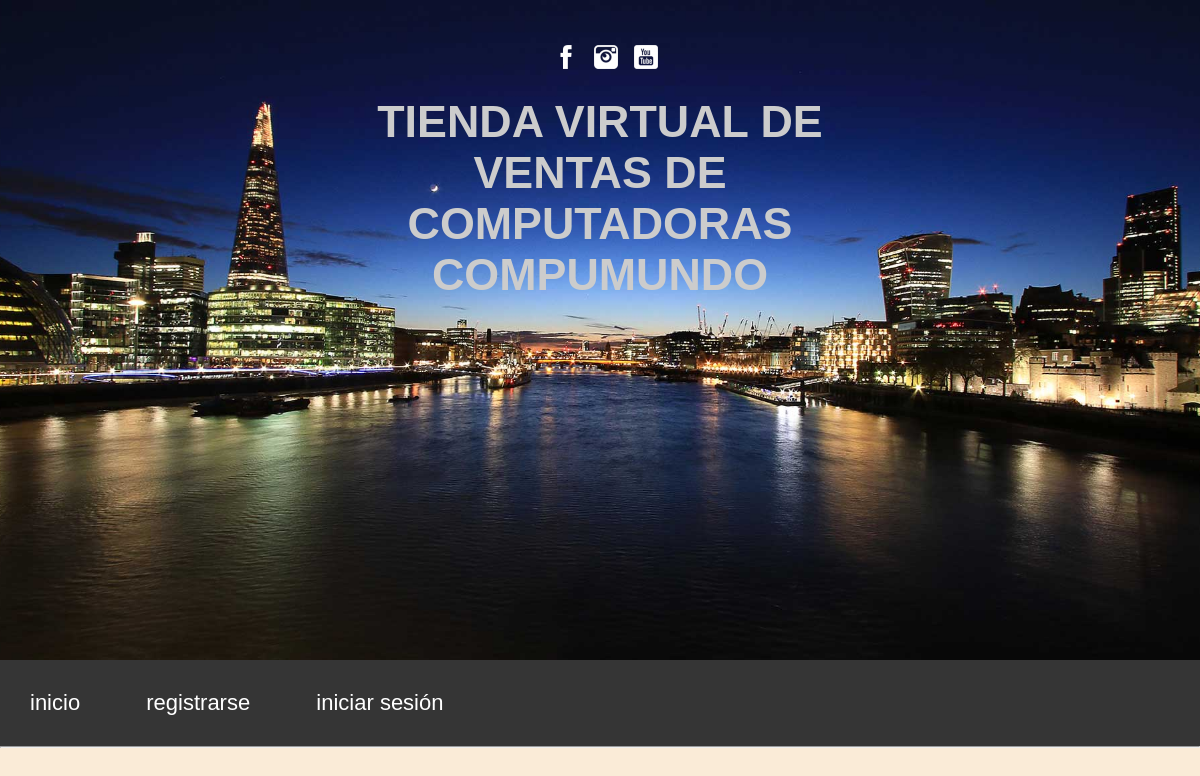
The app's page /index_.php, older data.
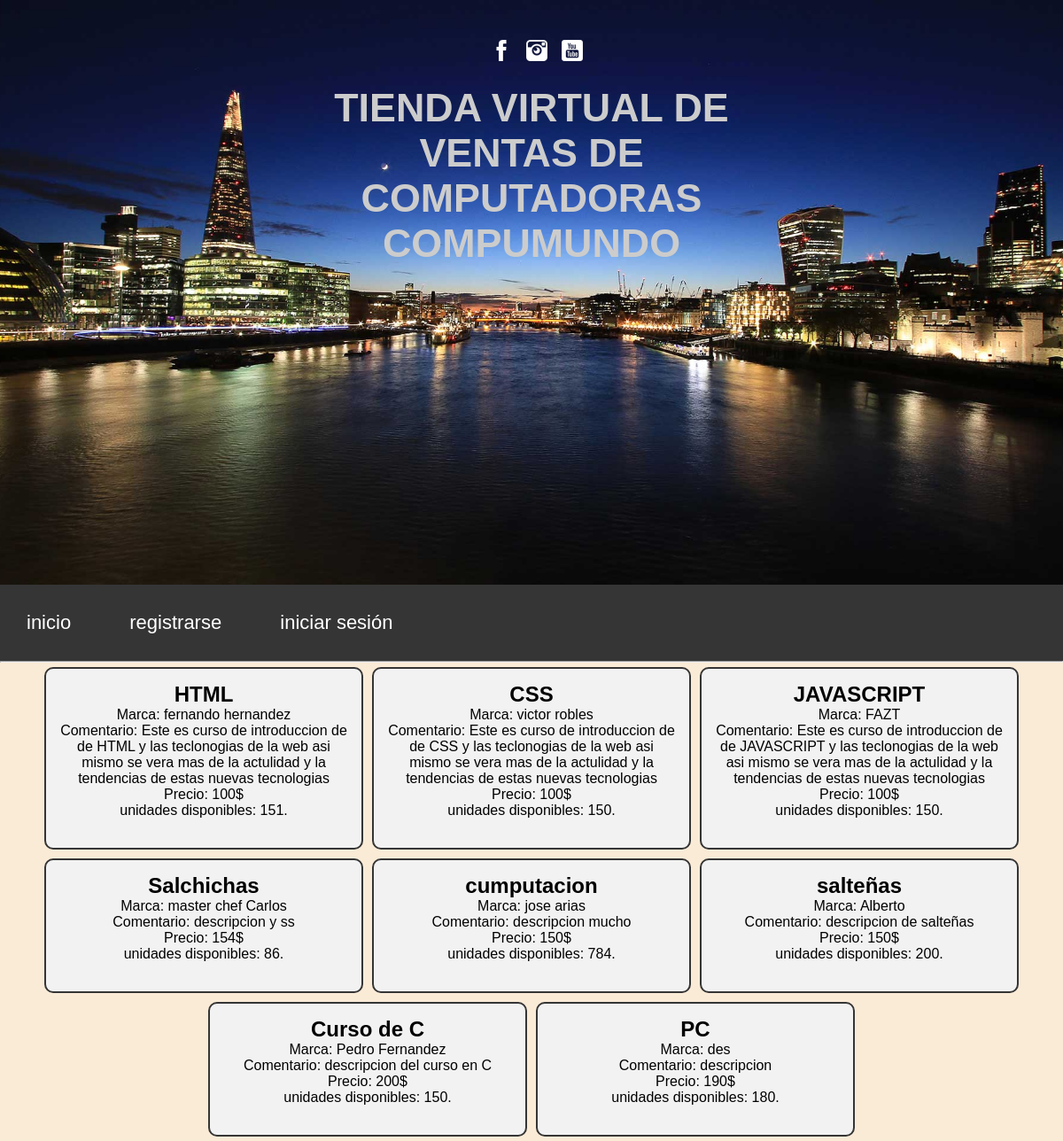
The same page, newer data.
### tables this page shows
CREATE TABLE IF NOT EXISTS `productos` (
  `id_producto` int(11) NOT NULL AUTO_INCREMENT,
  `nombre_producto` varchar(25) NOT NULL,
  `marca` varchar(35) NOT NULL,
  `comentario` mediumtext NOT NULL,
  `precio` int(11) NOT NULL,
  `unidad_dis` int(11) NOT NULL,
  `fecha_dis` date NOT NULL,
  `reservas` int(11) NOT NULL,
  `comprado_p` int(11) NOT NULL,
  PRIMARY KEY (`id_producto`)
);

### index_.php (the view, shortened to what this page needs)
<!DOCTYPE html>
<html lang="es">
<head>
    <link rel="stylesheet" type="text/css" href="style/style.css">
    <link rel="stylesheet" type="text/css" href="style/fontawesome/css/all.min.css.css">
    <link rel="stylesheet" href="style/style.css">
</head>
<body>
    <div class="imagen_de_fondo">
        <ul class="log_ul">
            <li class="logs"><a href=""><img src="img/ico/fb.ico" alt=""></i></a></li>
            <li class="logs"><a href=""><img src="img/ico/ins.ico" alt=""></i></a></li>
            <li class="logs"><a href=""><img src="img/ico/yt.ico" alt=""></i></a></li>
        </ul>
        <section id="letra_imgp">
            <h1 class="let_p">TIENDA VIRTUAL DE VENTAS DE COMPUTADORAS COMPUMUNDO</h1>
        </section>
    </div>
    <div>
        <?php
        require_once ('view/menu_navegacion.php');
        ?>
    </div>
    <hr>
    <div id="contenido">
        <center>
            <?php
                $sql_productos="SELECT id_producto,nombre_producto,marca,comentario,precio,fecha_dis,unidad_dis FROM productos";
                $lista = mysqli_query($conn, $sql_productos);
                while($respuesta = mysqli_fetch_assoc($lista)){
                    echo "<section class=\"section_contenido\">";
                    echo "<center><h1 class=\"nombre_producto\">".$respuesta['nombre_producto']."</h1></center>";
                    echo "<labe1 class=\"marca\">"."Marca: ".$respuesta['marca']."</labe1><br>";
                    echo "<labe1 class=\"comentario\">"."Comentario: ".$respuesta['comentario']."</labe1><br>";
                    echo "<label class=\"precio\">"."Precio: ".$respuesta['precio']."$"."</label><br>";
                    echo "<label class=\"unidad_dis\">"."unidades disponibles: ".$respuesta['unidad_dis'].".</label><br><br>";
                    ?>
                    <?php
                    echo "</section>";
                }
            ?>
        </center>
    </div>
</body>
</html>

Row changes from the older to the newer data that the page shows:
added productos: nombre_producto "HTML", marca "fernando hernandez", comentario "Este es curso de introduccion de de HTML y las teclonogias de la web asi mismo se vera mas de la actulidad y la tendencias de estas nuevas tecnologias", precio "100", unidad_dis "151"
added productos: nombre_producto "CSS", marca "victor robles", comentario "Este es curso de introduccion de de CSS y las teclonogias de la web asi mismo se vera mas de la actulidad y la tendencias de estas nuevas tecnologias", precio "100", unidad_dis "150"
added productos: nombre_producto "JAVASCRIPT", marca "FAZT", comentario "Este es curso de introduccion de de JAVASCRIPT y las teclonogias de la web asi mismo se vera mas de la actulidad y la tendencias de estas nuevas tecnologias", precio "100", unidad_dis "150"
added productos: nombre_producto "Salchichas", marca "master chef Carlos", comentario "descripcion y ss", precio "154", unidad_dis "86"
added productos: nombre_producto "cumputacion", marca "jose arias", comentario "descripcion mucho", precio "150", unidad_dis "784"
added productos: nombre_producto "salteñas", marca "Alberto", comentario "descripcion de salteñas", precio "150", unidad_dis "200"
added productos: nombre_producto "Curso de C", marca "Pedro Fernandez", comentario "descripcion del curso en C", precio "200", unidad_dis "150"
added productos: nombre_producto "PC", marca "des", comentario "descripcion", precio "190", unidad_dis "180"
